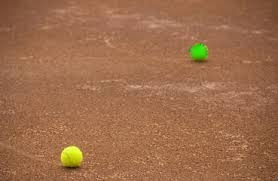
#> input picture balles.jpg, 278 x 181 px, given in place of the camera
$ python nao_reg.py   (older library calls are emulated)
#> lines starting #> are read from the running program, lines starting #| are printed output that depends on the picture; after the words box and inside, x2 and y2 are one past the last pixel; in counts of white or black regions, pixels touching at a corner belong together
#> further down, frame is the input picture: shape (181, 278, 3); mean B, G, R 75.9, 108.5, 157.7
### nao_vision.py
# -*- coding: utf-8 -*-
"""
Created on Tue Jan 22 10:23:40 2019

@author: Matthieu
"""

import cv2
import numpy as np
from math import tan

# [5 lines left out: function getDistance, not called in this run]

def getCentreBall(frame):

    rows,cols,height = frame.shape
#> rows = 181; cols = 278; height = 3

    # Convert BGR to HSV
    hsv = cv2.cvtColor(frame, cv2.COLOR_BGR2HSV)
#> hsv: shape (181, 278, 3); mean H, S, V 11.7, 133.1, 158.3

    # define range of blue color in HSV
    # voir https://www.google.com/search?client=firefox-b&q=%23D9E80F
    # convertir valeur dans [0,179], [0,255], [0,255]

    teinte_min = 55
    teinte_max = 75
    sat_min = 50
    sat_max = 100
    val_min = 0
    val_max = 100

    lower_yellow = np.array([int(teinte_min/2),int(sat_min*255/100),int(val_min*255/100)])
    upper_yellow = np.array([int(teinte_max/2),int(sat_max*255/100),int(val_max*255/100)])


    # Threshold the HSV image to get only yellow/green colors
    mask1 = cv2.inRange(hsv, lower_yellow, upper_yellow)
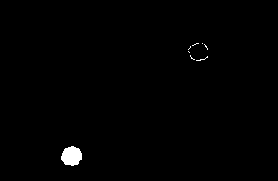
#> mask1: shape (181, 278); 0.71% white; 8 white regions (7 under 20 px), largest, box (x1, y1, x2, y2) and area: (61, 146, 82, 166) 317
    mask1 = cv2.medianBlur(mask1, 11)
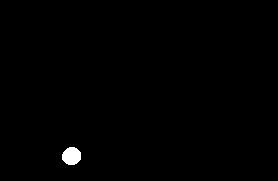
#> mask1: shape (181, 278); 0.54% white; 1 white region


    # Bitwise-AND mask and original image
    res = cv2.bitwise_and(frame,frame, mask= mask1)
    #cv2.imshow('frame',frame)
    #cv2.imshow('mask',mask1)
    #cv2.imshow('res',res)


    ret1,thresh1 = cv2.threshold(mask1,127,255,0)
    im2,contours1,hierarchy1 = cv2.findContours(thresh1, cv2.RETR_EXTERNAL, cv2.CHAIN_APPROX_NONE)
#> contours1 = 1 contour; box (x1, y1, x2, y2) and area: (62, 147, 81, 165) 246

    if len(contours1) == 0:
        found = False
        centreError, center1, radius1 = (0,0),0,0

    else:
        cnt1 = contours1[0]
#> cnt1 = contour of 49 points, box (x1, y1, x2, y2) (62, 147, 81, 165), area 246

        (x1,y1),radius1 = cv2 .minEnclosingCircle(cnt1)
#> x1 = 71; y1 = 155.5; radius1 = 9.66
        center1 = (int(x1),int(y1))
#> center1 = (71, 155)
        radius1 = int(radius1)
#> radius1 = 9

        cv2.circle(frame,center1,radius1,(0,255,0),2)
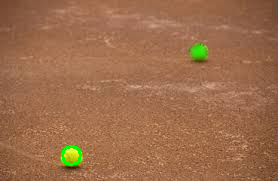
#> frame: shape (181, 278, 3); 0.33% of pixels changed, all inside (x1, y1, x2, y2) = (61, 145, 82, 166)

        #print("Centre balle 1 :", center1)
        #print("Centre Img", (cols/2,rows/2))

        cv2.imshow('Reco_balles',frame)
    #    cv2.waitKey(0)

        centreError = ((cols/2-center1[0])*100/cols, (center1[1]-rows/2)*100/rows)
#> centreError = (24.46, 35.64)

        if radius1 > 5:
            found = True
#            cv2.imwrite('sample.png',frame)
#            print "Saved image"
        else:
            found = False

    return found, centreError, center1, radius1+1


# [26 lines of commented-out code are left out]

### nao_reg.py
#!/usr/bin/env python3
# -*- coding: utf-8 -*-
"""
Created on Wed Nov  6 08:45:16 2019

@author: adamph
"""
import cv2
from nao_vision import getCentreBall

cap = cv2.VideoCapture(0)

while(True):
    # Capture frame-by-frame
    ret, frame = cap.read()

     #Convert BGR to HSV
    found, error, center, radius = getCentreBall(frame)
#> found = True; error = (24.46, 35.64); center = (71, 155); radius = 10

# When everything done, release the capture
cap.release()
